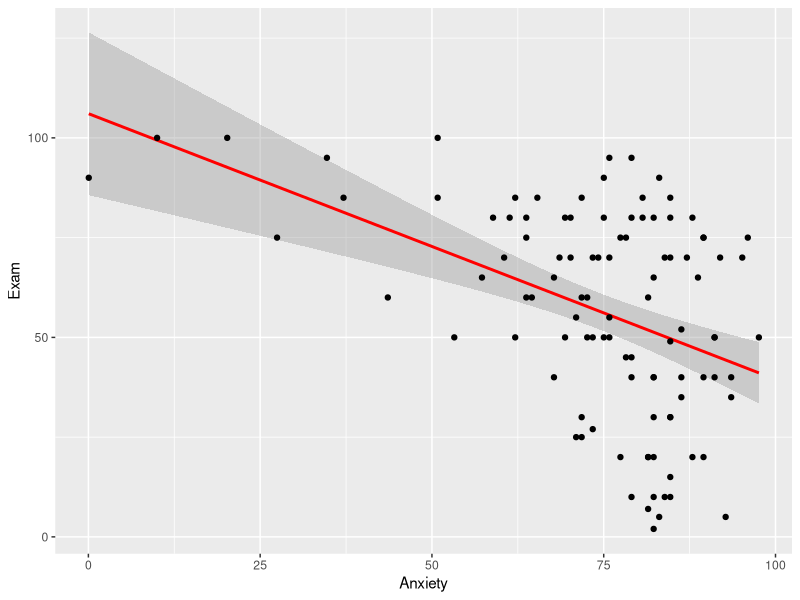
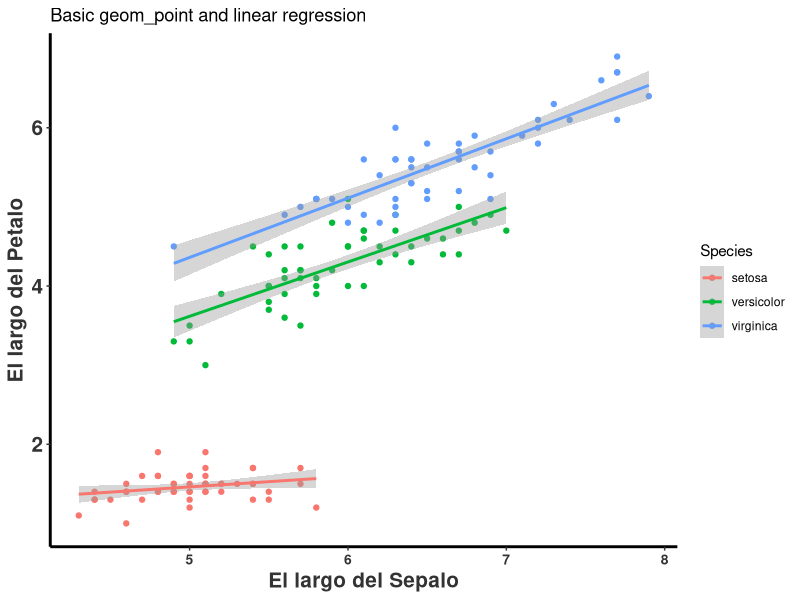
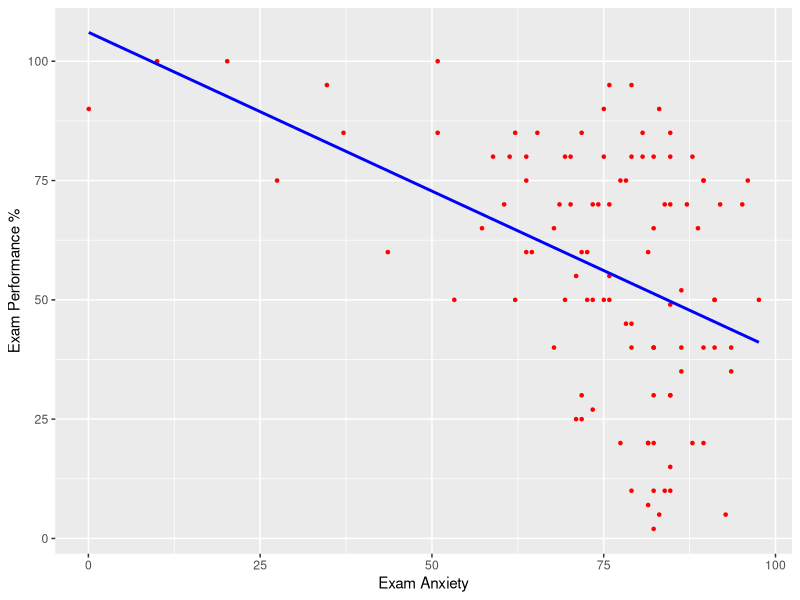
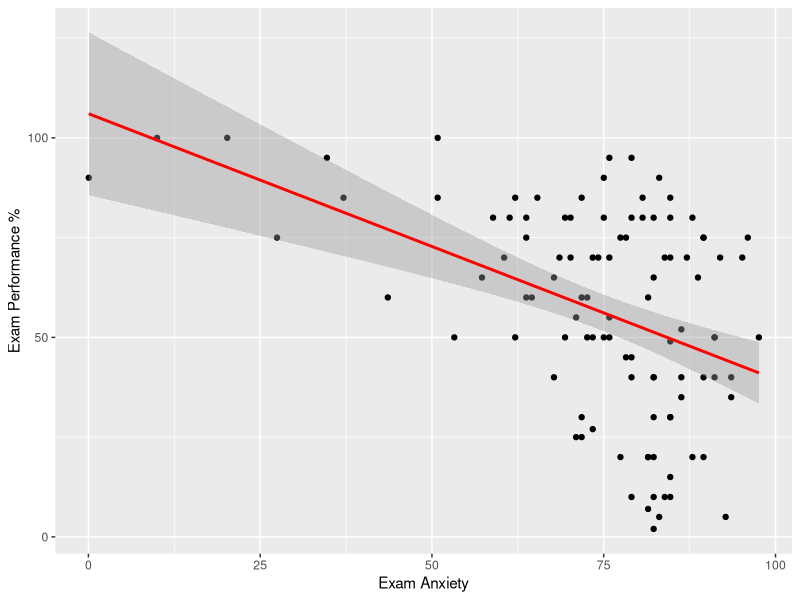
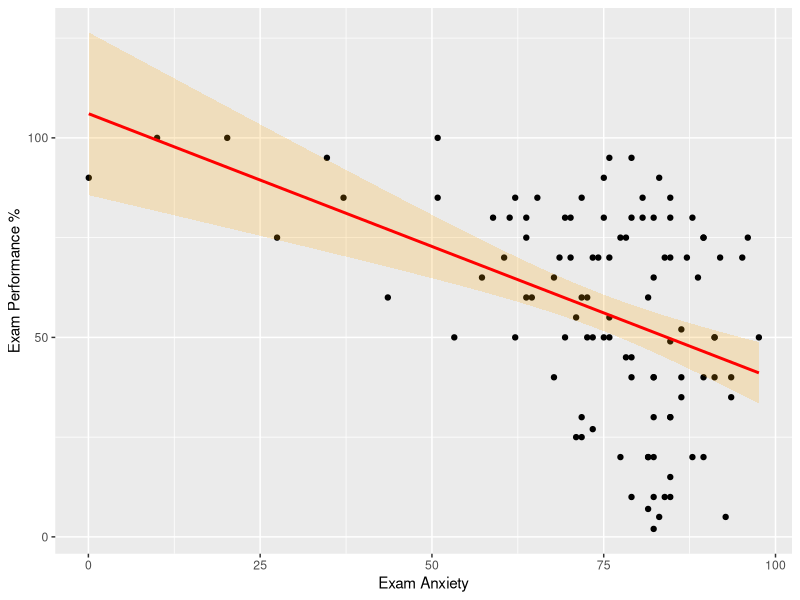
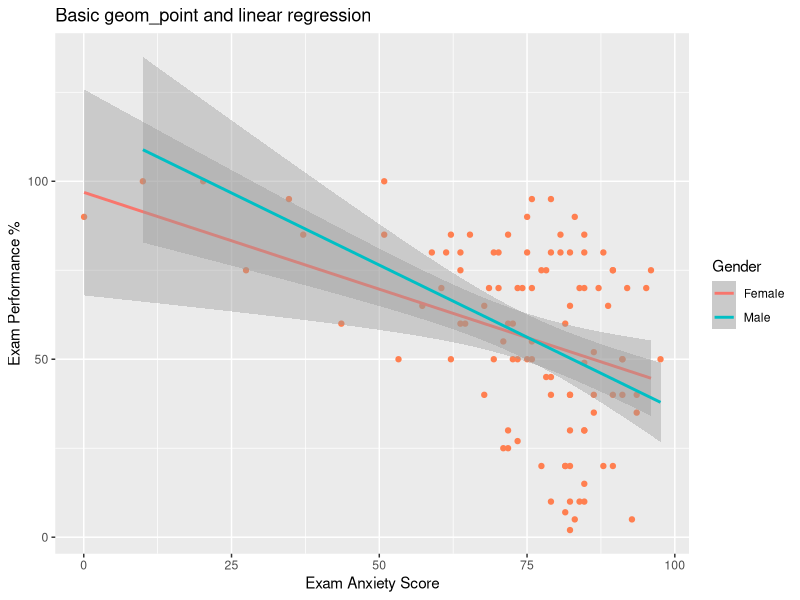
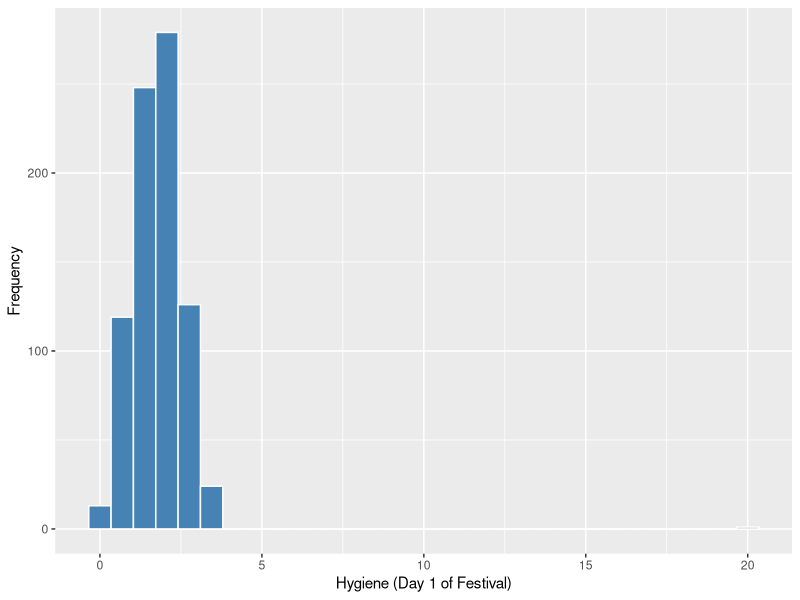
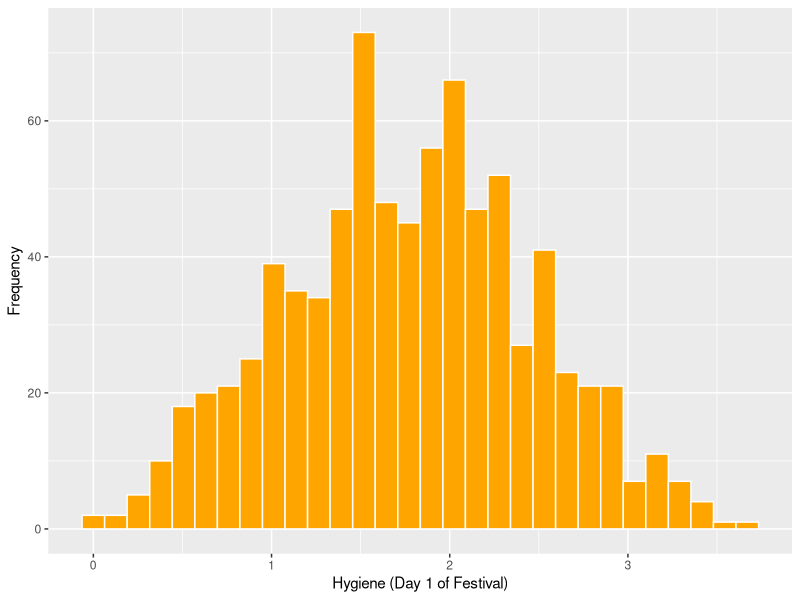

Write R code to recreate these figures, in order.
## ---- chunk 1
knitr::opts_chunk$set(echo = TRUE, warning=FALSE, message = FALSE)
## ---- chunk 2

Sys.Date()
## ---- chunk 3
library(ggplot2)
## ---- chunk 4
library(tidyverse)

rlt_theme <- theme(axis.title.y = element_text(colour="grey20",size=15,face="bold"),
        axis.text.x = element_text(colour="grey20",size=10, face="bold"),
        axis.text.y = element_text(colour="grey20",size=15,face="bold"),  
        axis.title.x = element_text(colour="grey20",size=15,face="bold"))+
  theme(
  # Remove panel border
  panel.border = element_blank(),  
  # Remove panel grid lines
  panel.grid.major = element_blank(),
  panel.grid.minor = element_blank(),
  # Remove panel background
  panel.background = element_blank(),
  # add thicker border lines
    axis.line.x = element_line(colour = "black", size = 1),
    axis.line.y = element_line(colour = "black", size = 1)
  )

# The palette with grey:
cbPalette1 <- c("#999999", "#E69F00", "#56B4E9", "#009E73", "#F0E442", "#0072B2", "#D55E00", "#CC79A7")

# The palette with black:
cbPalette2 <- c("#000000", "#E69F00", "#56B4E9", "#009E73", "#F0E442", "#0072B2", "#D55E00", "#CC79A7")

# To use for fills, add
#  scale_fill_manual(values=cbPalette)

# To use for line and point colors, add
  #scale_colour_manual(values=cbPalette)

## ---- chunk 5
library(readr)
Exam_Anxiety <- read_csv("Data_files_csv/Exam Anxiety.csv")
## ---- chunk 6
head(Exam_Anxiety)
tail(Exam_Anxiety)
## ---- chunk 7
names(Exam_Anxiety)
## ---- chunk 8

ggplot(Exam_Anxiety, aes(y=Exam, x=Anxiety))+ 
  geom_smooth(method=lm, colour="red")+
  geom_point()# linear model

## ---- chunk 9
tail(iris)


ggplot(iris, aes(Sepal.Length, Petal.Length,colour=Species)) +
      geom_point(aes(col = Species)) +
  geom_smooth(method="lm") +  
  labs(x = "El largo del Sepalo", y = "El largo del Petalo")+
  ggtitle("Basic geom_point and linear regression")+
  rlt_theme

## ---- chunk 10
ggsave("Iris_size.png") # .tiff, .png, .jpeg, .jpg

## ---- chunk 11


scatter <- ggplot(Exam_Anxiety, aes(Anxiety, Exam))
scatter + geom_point(shape=20, colour="red") + 
          geom_smooth(method = "lm", colour = "blue", se = F) +  # se = F, remueve el intervalo de confianza
  labs(x = "Exam Anxiety", y = "Exam Performance %")

## ---- chunk 12
scatter <- ggplot(Exam_Anxiety, aes(Anxiety, Exam))
scatter + geom_point() + 
          geom_smooth(method = "lm", colour = "Red")+ 
  labs(x = "Exam Anxiety", y = "Exam Performance %") 
## ---- chunk 13
scatter <- ggplot(Exam_Anxiety, aes(Anxiety, Exam))
scatter + geom_point() + 
  geom_smooth(method = "lm", colour = "Red", alpha = 0.2, fill = "orange") + 
  labs(x = "Exam Anxiety", y = "Exam Performance %") 
## ---- chunk 14

ggplot(Exam_Anxiety, aes(y=Exam, x=Anxiety, colour=Gender))+ 
  geom_point(colour="coral")+
  geom_smooth(method="lm") +  # lm (linear model) es para modelos lineales 
  labs(x = "Exam Anxiety Score", y = "Exam Performance %")+
  ggtitle("Basic geom_point and linear regression")

## ---- chunk 15
library(readr)
DownloadFestival <- read_csv("Data_files_csv/DownloadFestival.csv")

FD=DownloadFestival

## ---- chunk 16
head(FD, n=2)
tail(FD)

## ---- chunk 17
 ggplot(FD, aes(day1))+ 
  geom_histogram(colour="white", fill="steelblue") + 
  labs(x = "Hygiene (Day 1 of Festival)", y = "Frequency")
 
 
 
## ---- chunk 18
summary(DownloadFestival)

## ---- chunk 19
Festivalday1=subset(DownloadFestival, day1<5)
summary(Festivalday1)
## ---- chunk 20
festivalHistogram <- ggplot(Festivalday1, aes(day1))
festivalHistogram + 
  geom_histogram(fill="orange", colour="white") + 
  labs(x = "Hygiene (Day 1 of Festival)", y = "Frequency")

## ---- chunk 21

festivalBoxplot <- ggplot(Festivalday1, aes(x=1,y=day1))
festivalBoxplot + geom_boxplot() + labs(x = "Gender", y = "Hygiene (Day 1 of Festival)")


## ---- chunk 22

festivalBoxplot <- ggplot(Festivalday1, aes(x=gender,y=day2, colour=gender))
festivalBoxplot + 
  geom_point()+
  geom_boxplot(fill="yellow", alpha=0.1) + 
  labs(x = "Genero", y = "Higiene (Día 2 del Festival)")


## ---- chunk 23

Valoressesgados<-function(variable, digits = 2){
  
  zvariable<-(variable-mean(variable, na.rm = TRUE))/sd(variable, na.rm = TRUE)
  
  IC95<-abs(zvariable) >= 1.96  # error de 95%
  IC99<-abs(zvariable) >= 2.58   # error de 99%
  IC999<-abs(zvariable) >= 3.29  # error de 99.9%
  
  ncases<-length(na.omit(zvariable))
  
  percentaje95<-round(100*length(subset(IC95, IC95 == TRUE))/ncases, digits)
  percentaje99<-round(100*length(subset(IC99, IC99 == TRUE))/ncases, digits)
  percentaje999<-round(100*length(subset(IC999, IC999 == TRUE))/ncases, digits)
  
  cat("Valor absoluto z-score mayor de 1.96 = ", percentaje95, "%", "\n")
  cat("Valor absoluto z-score mayor de 2.58 = ",  percentaje99, "%", "\n")
  cat("Valor absoluto z-score mayor de 3.29 = ",  percentaje999, "%", "\n")
}

Valoressesgados(FD$day3)
## ---- chunk 24

library(Hmisc) # Se necesita este paquete para poner los intervalos de confianza

library(readr)
Hiccups <- read_csv("Data_files_csv/Hiccups.csv")
head(Hiccups, n=2)
## ---- chunk 25

hiccups<-stack(Hiccups) # organizar los datos en dos columnas con la función **stack**


names(hiccups)=c("Num_Hiccups","Intervention") # Cambiar el nombre de las columnas

head(hiccups)
## ---- chunk 26
ggplot(hiccups, aes(y=Num_Hiccups,x=Intervention))+ 
  stat_summary(fun.y = "mean", geom = "point") + 
  stat_summary(fun.y = "mean", geom = "line", aes(group = 1),colour = "Red", linetype = "dashed") +      
  stat_summary(fun.data = mean_cl_boot, geom = "errorbar", width = 0.2, colour="blue") + 
  labs(x = "Intervention", y = "Mean Number of Hiccups")
